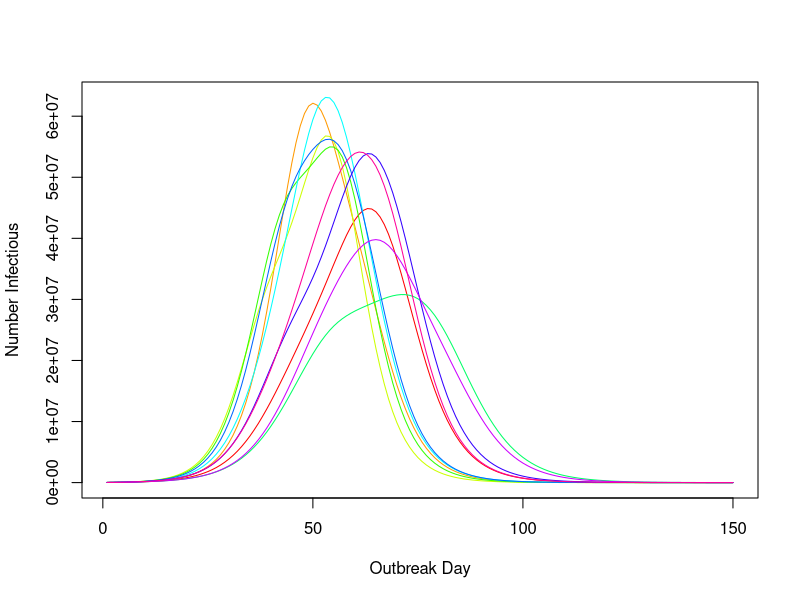

The R source for this figure:
## Discrete stochastic transmission model with contact matrix
## Latent period (from Comflu_bas): 30% 1 day; 50% 2 days and 20% 3 days;
## Infectious period: 30% 3, 40% 4, 20% 5, 10% 6 days
## This is the POLYMOD matrix for UK all contacts, regrouped
populationData <- read.table('pop_reg5.dat',header = T)

PolyMod_matrix <- matrix(nrow = 4, ncol = 4)
PolyMod_matrix[1,] <- c(1.9200000, 0.5203550, 0.4761399, 0.1272683)
PolyMod_matrix[2,] <- c(1.4867476, 8.7525691, 1.7676622, 0.7706686)
PolyMod_matrix[3,] <- c(4.5871960, 5.9603867, 7.8770903, 3.5312914)
PolyMod_matrix[4,] <- c(0.3375179, 0.7153304, 0.9720697, 1.8867659)

## Matrix entry (row i, column j) denotes the number of potentially infectious contacts a single individual
## from group j has with individuals from group i each day. This will be re-scaled to have spectral radius 1.
contactMatrix <- PolyMod_matrix
specrad <- max(eigen(contactMatrix, 
                     symmetric = FALSE, only.values = TRUE)$values)

evec <- eigen(contactMatrix)$vectors[,1]
evec <- evec/sum(evec)

latentPeriod0 <- 1.5

infectiousPeriod0 <- 2.5
## Construct population:
populationData <- read.table('pop_reg5.dat',header = T)

## ORder of appearance of flu 
seedInf <- rev(c(100,200,300,500,500,1000,2000,3000,5000,7400))

durEpidemic <- 300 ## Number of days in epidemic

## September 12 is day 255 of the year--day one of model; assume Maximum R0 on Jan 15 (day 125 of model); 

## Function for creating new infections per "type" - latent stage; all age groups
## A list is returned, the first element being the new infections per age group/type, the reduced 
## susceptibles and the newly infected (latent stage)
nsim <- 10

R0minls <- runif(nsim,1.5,2.2)
R0maxls <- sapply(R0minls, function(x) runif(1,x,2.2))

for (k in seq_along(R0minls)){
  HHS_order <- sample(1:10,10)

  HHSseedInf <- lapply(HHS_order, function(x) rmultinom(1,seedInf[x],evec)) ## number infected per age group  at beginning
  names(HHSseedInf) <- sapply(1:10,function(x) toString(x))

  infectiousPeriod <- runif(1,infectiousPeriod0-.5,infectiousPeriod0 + .5)
  latentPeriod <- runif(1,latentPeriod0-.5,latentPeriod0 + .5)

  delta <- 1 - exp(-1/infectiousPeriod)
  gamma <- 1 - exp(-1/latentPeriod)
  
  R0min <- R0minls[k]
  R0max <- R0maxls[k]

  corr <- round(runif(1,34-30,34+30)) ## Random peak R0 between ~ Dec 15 and Feb 15
  r0 <- function(t,R0min,R0max){
    y <- (sin((t - corr)/365 * 2 * pi ) + 1) / 2 * (R0max - R0min)
    return(y + R0min)
  }
  
  beta <- function(t,R0min,R0max) {
    r0(t,R0min,R0max) / infectiousPeriod / specrad
  }
  
  # Has the numbers of individuals by "type" by day since infection
  ## Function to collect Earr_list into 
  pSE <- function(t,I,population,R0min,R0max){ ## k is age group, I is matrix of # infectious by latent/infectious time type
    lambda <- beta(t,R0min,R0max) * contactMatrix %*% as.numeric(I/population)
    return (as.numeric(1-exp(-lambda)))
  }
  
  Itotls <- rep(0,durEpidemic)
  for (hhs in 1:10){
    Einit <-  HHSseedInf[[hhs]]
    Iinit <-  Einit
    population <- as.numeric(populationData[hhs,2:5])
    Sinit <- population - Einit - Iinit
    
    # Has the numbers of individuals by "type" by day since infection
    Rinit <-  Sinit*0
    
    inits <- list(Sinit=Sinit,Einit=Einit,Iinit=Iinit,Rinit=Rinit)
    
    time <- 0
    newCases <- NULL
    S <- inits$Sinit
    E <- inits$Einit
    I <- inits$Iinit
    
    Sls <-   NULL
    Els <-   NULL
    Ils <-   NULL
    
    while (time < durEpidemic){
      pinf <- pSE(time,I,population,R0min,R0max)
      newlat <- rbinom(4,S,pinf)
      newinf <- rbinom(4,E,gamma)
      newrem <- rbinom(4,I,delta)
      
      S <- S - newlat
      E <- E + newlat - newinf
      I <- I + newinf - newrem
      
      newCases <- c(newCases,sum(newinf))
      
      Sls <- c(Sls,sum(S))
      Els <- c(Els,sum(E))
      Ils <- c(Ils,sum(I))
      
      time <- time + 1
    }
    Itotls <- Itotls + Ils
  }
  assign(paste0('Itotls',k),Itotls)
}

allItotls <- NULL

for (k in 1:nsim){
allItotls <- c(allItotls,eval(parse(text = paste0('Itotls',k))))  
}

sumItotls <- rep(0,length(Itotls1))
for (k in 1:nsim){
  sumItotls <- sumItotls + eval(parse(text = paste0('Itotls',k)))
}
selind <- which(sumItotls/nsim > 1000)

plot(Itotls1[selind], type = 'l',col = 'red',ylim = c(0,max(allItotls)),xlab = 'Outbreak Day',ylab = 'Number Infectious')

cols <- rainbow(nsim)

for (k in 2:nsim){
  eval(parse(text = paste0('lines(Itotls',k,'[selind],col = cols[k], type = \"l\")')))
}
######################################################################################################
  ######################################################################################################
  